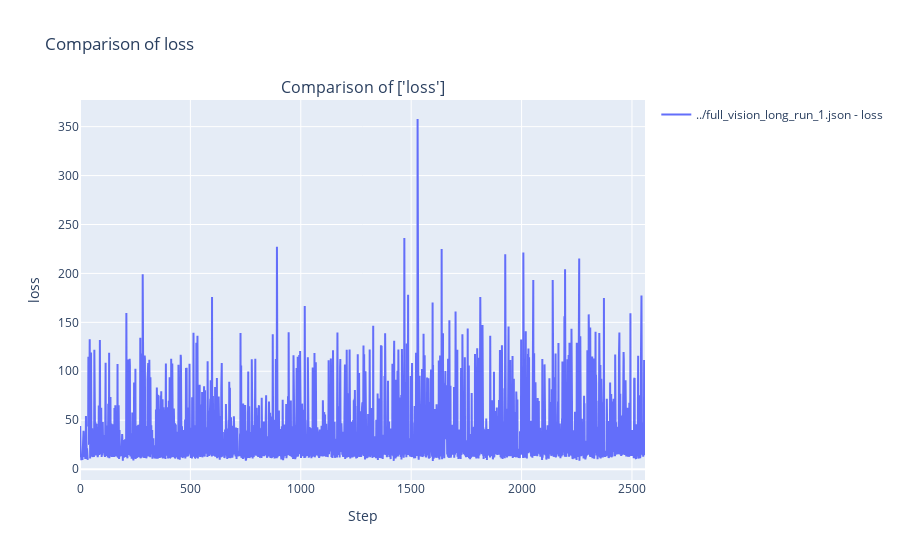
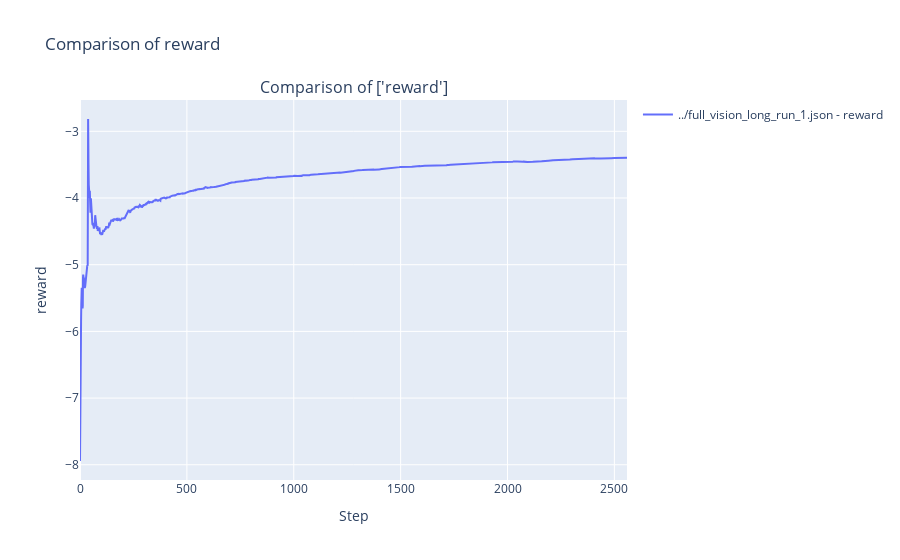

Notebook source saved alongside these figures, in order:
### Code cell
loss_fig = plot_comparison(['loss'], res)

reward_fig = plot_comparison(['reward'], res)

### Figure 1 — Plotly figure (JSON) as saved in the notebook; plotly's stock layout.template omitted (floating-point values rounded to 4 significant figures; data arrays with more than 128 entries replaced by an {"elided": "..."} marker saying what was removed)
{"data": [{"mode": "lines", "name": "../full_vision_long_run_1.json - loss", "type": "scatter", "y": {"elided": "2560 float values"}}], "layout": {"annotations": [{"font": {"size": 16}, "showarrow": false, "text": "Comparison of ['loss']", "x": 0.5, "xanchor": "center", "xref": "paper", "y": 1, "yanchor": "bottom", "yref": "paper"}], "hovermode": "x", "showlegend": true, "title": {"text": "Comparison of loss"}, "xaxis": {"anchor": "y", "domain": [0, 1], "title": {"text": "Step"}}, "yaxis": {"anchor": "x", "domain": [0, 1], "title": {"text": "loss"}}}}

### Figure 2 — Plotly figure (JSON) as saved in the notebook; plotly's stock layout.template omitted (floating-point values rounded to 4 significant figures; data arrays with more than 128 entries replaced by an {"elided": "..."} marker saying what was removed)
{"data": [{"mode": "lines", "name": "../full_vision_long_run_1.json - reward", "type": "scatter", "y": {"elided": "2560 float values"}}], "layout": {"annotations": [{"font": {"size": 16}, "showarrow": false, "text": "Comparison of ['reward']", "x": 0.5, "xanchor": "center", "xref": "paper", "y": 1, "yanchor": "bottom", "yref": "paper"}], "hovermode": "x", "showlegend": true, "title": {"text": "Comparison of reward"}, "xaxis": {"anchor": "y", "domain": [0, 1], "title": {"text": "Step"}}, "yaxis": {"anchor": "x", "domain": [0, 1], "title": {"text": "reward"}}}}
